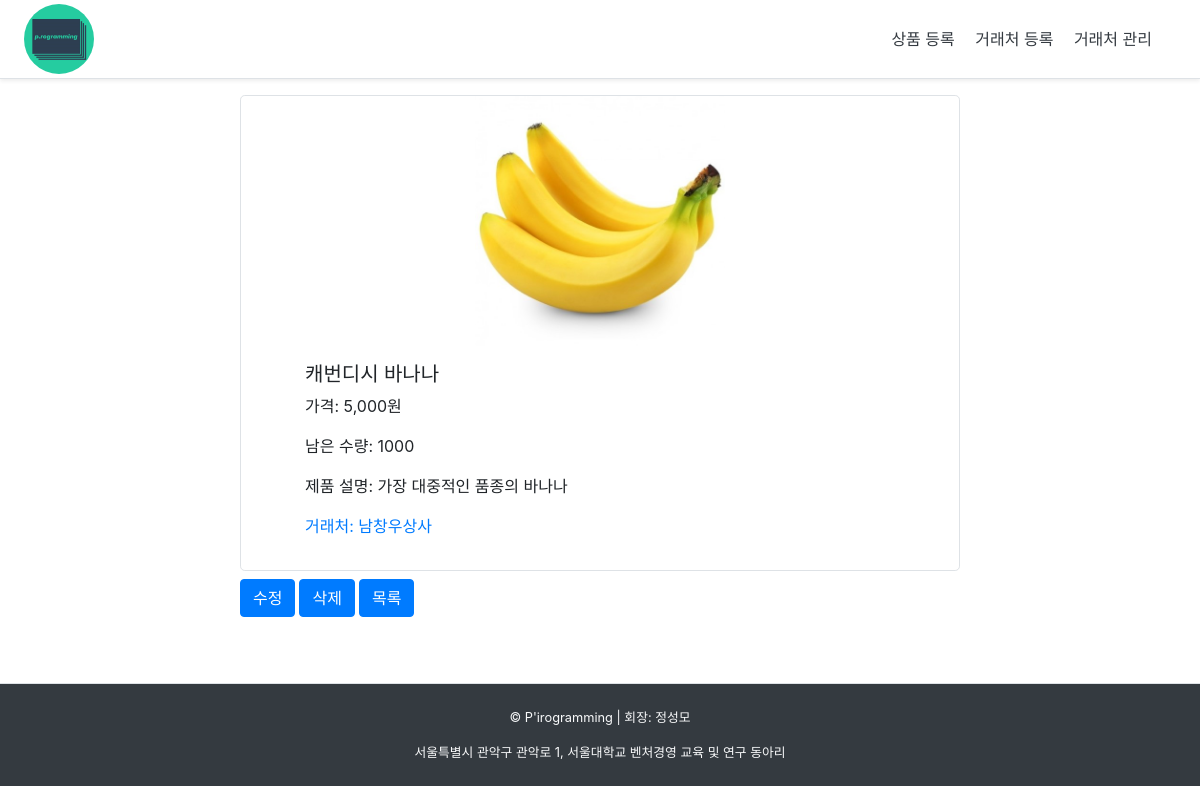
/product/1/, run on the app's committed database.
### shop/models.py (models this page shows, shortened)
class Product(models.Model):
    name = models.CharField(max_length=40, verbose_name='제품명')
    photo = models.ImageField(upload_to='', verbose_name='제품사진')
    desc = models.TextField(verbose_name='제품설명')
    price = models.IntegerField(verbose_name='가격')
    stock = models.IntegerField(verbose_name='남은수량')
    client = models.ForeignKey(Client, on_delete=models.CASCADE, verbose_name='거래처', related_name='product')

class Client(models.Model):
    name = models.CharField(max_length=40, verbose_name='이름')
    phone = models.CharField(max_length=40, verbose_name='전화번호')
    address = models.CharField(max_length=100, verbose_name='주소')

### shop/views.py (the view)
# urls.py: path('product/<int:pk>/', views.detail_product, name='detail_product'),
def detail_product(request, pk):
    product = Product.objects.get(pk=pk)
    context = {
        'product': product
    }
    return render(request, 'shop/detail_product.html', context)

### shop/templates/shop/detail_product.html
{% extends 'index.html' %}
{% load humanize %}
{% load static %}
{% block extra_head %}
    <link rel="stylesheet" href="{% static 'shop/image.css' %}" type="text/css"/>
{% endblock %}
{% block content %}
    <div class="container d-flex justify-content-center">
        <div class="col-8">
            <div class="row border rounded-lg mb-2 ">
                <div class="image">
                    <img src="{{ product.photo.url }}">
                </div>
                <div class="m-3 pl-5">
                    <h5>{{ product.name }}</h5>
                    <p>가격: {{ product.price|intcomma }}원</p>
                    <p>남은 수량: {{ product.stock }}</p>
                    <p>제품 설명: {{ product.desc }}</p>
                    <p><a href="{% url 'shop:detail_client' product.client.pk %}">거래처: {{ product.client.name }}</a></p>
                </div>
            </div>
            <div class="row">
                <a class="btn btn-primary mr-1" href="{% url 'shop:edit_product' product.pk %}">수정</a>
                <a class="btn btn-primary mr-1" href="{% url 'shop:delete_product' product.pk %}">삭제</a>
                <a class="btn btn-primary mr-1" href="{% url 'shop:list_product' %}">목록</a>
            </div>
        </div>
    </div>
{% endblock %}

### static/index.css (style rules this page uses)
.container { min-height: 71.5%; }

### static/shop/image.css (style rules this page uses)
.image { height: 250px; width:100%; }
.image > img { width: 100%; height: 100%; object-fit: contain; }

### data on the page
Product: photo (picture), name "캐번디시 바나나", price "5,000", stock "1000", desc "가장 대중적인 품종의 바나나", client.name "남창우상사"
